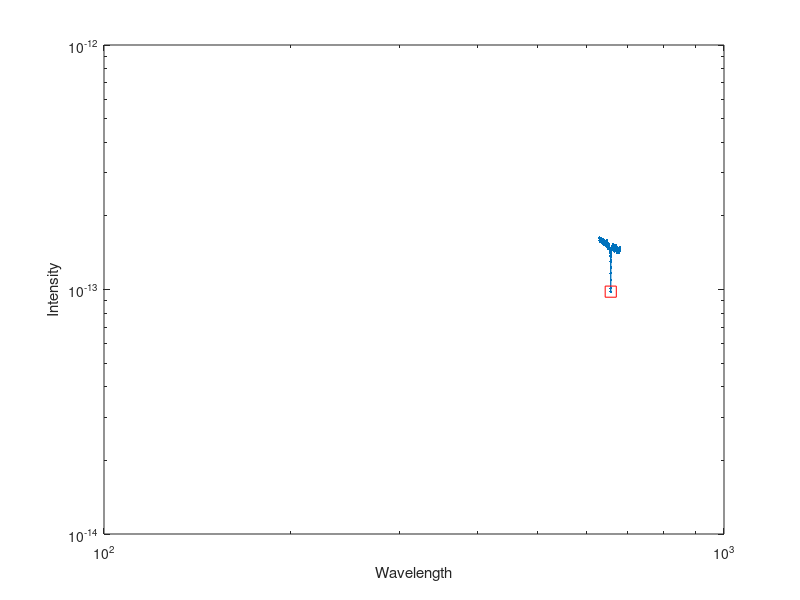

Here is the MATLAB script that generated this plot:
%% PART 1
% spectra is a 357x10 matrix which is given to us. 
% The spectra data was collected at evenly-spaced wavelengths,
% Each column of spectra is the spectrum of a different star. 

% We know the
% starting wavelength (?start), 
% the spacing (?delta),
% and the number of observations.

nObs = 357;
lambdaStart = 630.02;
lambdaDelta = 0.14;

% Create a variable named lambdaEnd (?end)
% that contains the value of the last wavelength in the recorded spectrum.
% You can calculate lambdaEnd with the equation ?end = ?start + (nObs-1)?delta.

lambdaEnd = lambdaStart + (nObs-1)*lambdaDelta;

% Make a column vector named lambda (?) containing
% the wavelengths in the spectrum, from ?start to ?end, in steps of ?delta

lambda = (lambdaStart:lambdaDelta:lambdaEnd)';

% Each column of spectra is the spectrum of a different star.
% The sixth column is the spectrum of star HD 94028.
% the spectrume data of star HD 94028 is stored on spectraStarHD94028.mat
% file

load spectraStarHD94028;

% Plot the spectra (s) as a function of wavelength (lambda),
% using log scales on both axes. Use point markers (.)
% and a solid line (-) connecting the points.

loglog(lambda,s,'.-')
xlabel('Wavelength')
ylabel('Intensity')

% Recall that the min function allows two outputs, 
% the second of which is the index at which the minimum value occurred.
% This index corresponds to the location of the Hydrogen-alpha line.
% Create two variables, sHa and idx that contain the minimum value of s
% and the index where the minimum value occurred.

[sHa,idx] = min(s);

% Use idx to index into lambda to find the wavelength of the Hydrogen-alpha line. 
% Store the result as lambdaHa (?Ha)

lambdaHa = lambda(idx);

% You have determined the wavelength of the Hydrogen-alpha line of HD 94028 to be 656.62 nm, 
% which is slightly longer than the laboratory value of 656.28 nm.
% PART 1 END 



%% PART 2 

% In the next section you will use this to determine the speed of the star
% relative to the earth.


% Add to the existing graph by plotting the single point
% x = lambdaHa, y  = sHa as a red square ('rs') with
% a marker size ('MarkerSize') of 8.

hold on 
loglog(lambdaHa,sHa,'rs','MarkerSize',8)

% finds the Hydrogen-alpha wavelength of the star.
% From this, you can calculate the redshift factor using the formula
% z = (?Ha / 656.28) - 1. 
% You can then calculate the speed by multiplying
% the redshift factor by the speed of light (299792.458 km/s).

lambdaHaRef = 656.28;
z = (lambdaHa/lambdaHaRef) - 1;
c = 299792.458; 
speed = z * c 






















